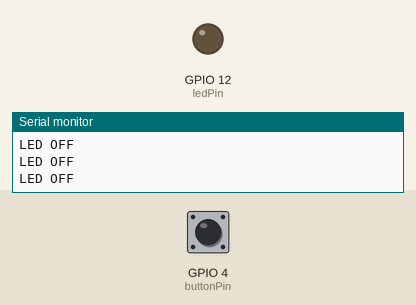
The sketch below on a simulated ESP32. Parts: output pins drawn as LEDs (lit = HIGH), the last lines printed to the serial monitor. The inputs (shaded band) are chosen by the test bench; at power-on: GPIO 4 (buttonPin) LOW.

Above: at 1.2 s.
1.3 s: GPIO 4 (buttonPin) pulled HIGH for 0.15 s
At 1.41 s:
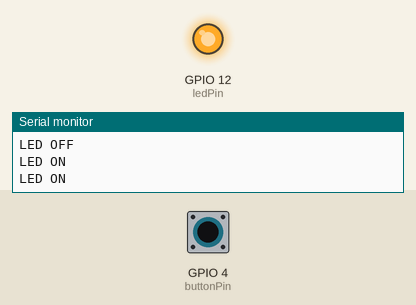
3.0 s: GPIO 4 (buttonPin) pulled HIGH for 3.2 s
At 7.5 s:
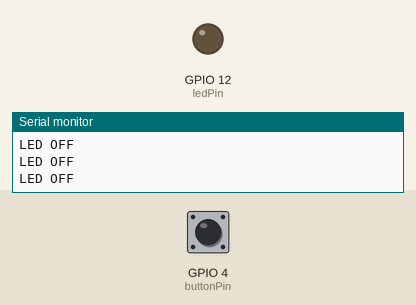
Timing chart, 0 to 9.0 s (numbered marks = the images above; inputs shaded):
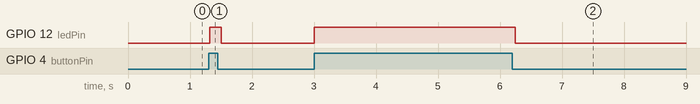

The sketch:

practical3_button_led.ino
```cpp
const int buttonPin = 4;     // the pin number of the pushbutton pin
const int ledPin = 12;       // the pin of LED

int buttonState = 0;         // variable for storing the pushbutton status

void setup() {
  // put your setup code here, to run once:
  Serial.begin(115200);
  pinMode(buttonPin, INPUT);  // initialize the pushbutton pin as an input
  pinMode(ledPin, OUTPUT);    // initialize the LED pin as an output
  Serial.println("Hello, ESP32!");
}

void loop() {
  // read the state of the pushbutton value
  buttonState = digitalRead(buttonPin);

  if (buttonState == HIGH) {
    digitalWrite(ledPin, buttonState);
    Serial.println("LED ON");
  } else if (buttonState == LOW) {
    digitalWrite(ledPin, buttonState);
    Serial.println("LED OFF");
  }
  delay(60);
}
```

Measured:
- after the input at 1.3 s, GPIO 12 (ledPin): LOW → HIGH at once, → LOW 0.18 s later
- after the input at 3.0 s, GPIO 12 (ledPin): LOW → HIGH at once, → LOW 3.2 s later
